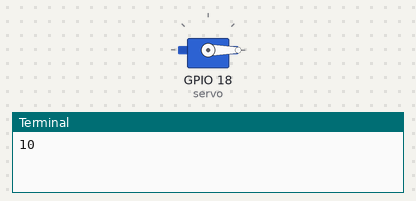
Bench run of a program on a simulated Raspberry Pi (BCM pin numbers). On the bench: servo, the last lines printed to the terminal. Servo angles are drawn from the pulse width (0.5 ms = 0°, 2.5 ms = 180°).

Above: at 0.1 s.
At 9.1 s:
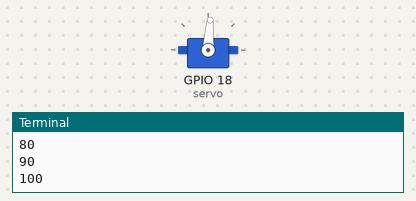
At 19.1 s:
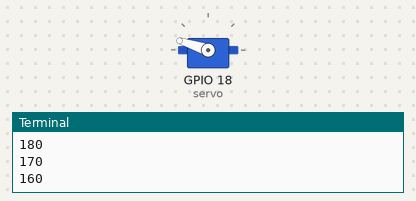
At 39.1 s:
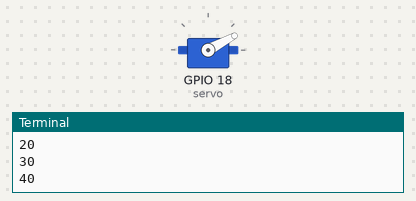
Timing chart, 0 to 40.0 s (numbered marks = the images above):
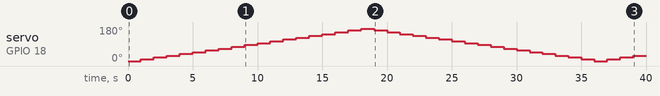

The program:

sg90.py
```python
from gpiozero import AngularServo, Device
from gpiozero.pins.lgpio import LGPIOFactory
from time import sleep


Device.pin_factory = LGPIOFactory()
servo =AngularServo(18, min_angle=0, max_angle=180,min_pulse_width=0.0005, max_pulse_width=0.0024)

try:
    angle = 0
    direct = 10
    while True:
        servo.angle = angle
        angle+=direct
        if angle>=180:
            direct *=-1
        if angle<=0:
            direct *= -1
        print(angle)
        sleep(1)

finally:
    servo.detach()
```

Measured:
- by itself, servo on GPIO 18 (servo): 0° → 9° at 1.0 s, → 19° 1.0 s later, → 28° 1.0 s later, → 38° 1.0 s later, … (39 changes in this stretch)
